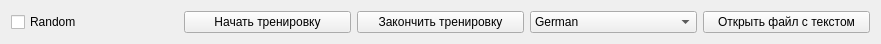
   <widget class="QWidget" name="layoutWidget">
    <property name="geometry">
     <rect>
      <x>10</x>
      <y>20</y>
      <width>881</width>
      <height>41</height>
     </rect>
    </property>
    <layout class="QHBoxLayout" name="horizontalLayout_2">
     <item>
      <widget class="QCheckBox" name="checkBox">
       <property name="text">
        <string>Random</string>
       </property>
      </widget>
     </item>
     <item>
      <widget class="QPushButton" name="bnt_start">
       <property name="text">
        <string>Начать тренировку</string>
       </property>
      </widget>
     </item>
     <item>
      <widget class="QPushButton" name="bnt_end">
       <property name="text">
        <string>Закончить тренировку</string>
       </property>
      </widget>
     </item>
     <item>
      <widget class="QComboBox" name="comboBox">
       <item>
        <property name="text">
         <string>German</string>
        </property>
       </item>
       <item>
        <property name="text">
         <string>French</string>
        </property>
       </item>
       <item>
        <property name="text">
         <string>Arabic</string>
        </property>
       </item>
       <item>
        <property name="text">
         <string>English</string>
        </property>
       </item>
       <item>
        <property name="text">
         <string>Belarusian</string>
        </property>
       </item>
       <item>
        <property name="text">
         <string>Hebrew</string>
        </property>
       </item>
       <item>
        <property name="text">
         <string>Сhinesse</string>
        </property>
       </item>
      </widget>
     </item>
     <item>
      <widget class="QPushButton" name="pushButton">
       <property name="styleSheet">
        <string notr="true"/>
       </property>
       <property name="text">
        <string>Открыть файл с текстом</string>
       </property>
      </widget>
     </item>
    </layout>
   </widget>
